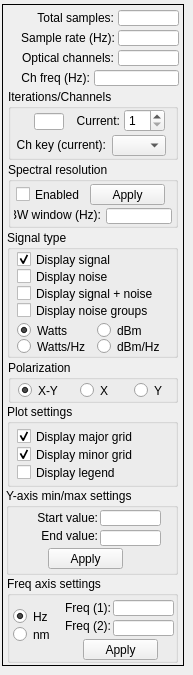
          <widget class="QWidget" name="tab_main">
           <attribute name="title">
            <string>Main</string>
           </attribute>
           <widget class="QFrame" name="dataFrameMainFreq">
            <property name="geometry">
             <rect>
              <x>2</x>
              <y>4</y>
              <width>182</width>
              <height>662</height>
             </rect>
            </property>
            <property name="sizePolicy">
             <sizepolicy hsizetype="Fixed" vsizetype="MinimumExpanding">
              <horstretch>0</horstretch>
              <verstretch>0</verstretch>
             </sizepolicy>
            </property>
            <property name="minimumSize">
             <size>
              <width>175</width>
              <height>300</height>
             </size>
            </property>
            <property name="autoFillBackground">
             <bool>false</bool>
            </property>
            <property name="frameShape">
             <enum>QFrame::Box</enum>
            </property>
            <property name="frameShadow">
             <enum>QFrame::Plain</enum>
            </property>
            <widget class="QLabel" name="label_20">
             <property name="geometry">
              <rect>
               <x>30</x>
               <y>6</y>
               <width>82</width>
               <height>16</height>
              </rect>
             </property>
             <property name="text">
              <string>Total samples:</string>
             </property>
             <property name="alignment">
              <set>Qt::AlignRight|Qt::AlignTrailing|Qt::AlignVCenter</set>
             </property>
            </widget>
            <widget class="QLineEdit" name="totalSamplesFreq">
             <property name="geometry">
              <rect>
               <x>116</x>
               <y>6</y>
               <width>61</width>
               <height>16</height>
              </rect>
             </property>
             <property name="readOnly">
              <bool>true</bool>
             </property>
            </widget>
            <widget class="QLineEdit" name="samplingRate">
             <property name="geometry">
              <rect>
               <x>116</x>
               <y>26</y>
               <width>61</width>
               <height>16</height>
              </rect>
             </property>
             <property name="readOnly">
              <bool>true</bool>
             </property>
            </widget>
            <widget class="QLabel" name="label_21">
             <property name="geometry">
              <rect>
               <x>18</x>
               <y>26</y>
               <width>95</width>
               <height>16</height>
              </rect>
             </property>
             <property name="text">
              <string>Sample rate (Hz):</string>
             </property>
             <property name="alignment">
              <set>Qt::AlignRight|Qt::AlignTrailing|Qt::AlignVCenter</set>
             </property>
            </widget>
            <widget class="QGroupBox" name="groupBox_16">
             <property name="geometry">
              <rect>
               <x>5</x>
               <y>226</y>
               <width>171</width>
               <height>128</height>
              </rect>
             </property>
             <property name="title">
              <string>Signal type</string>
             </property>
             <widget class="QCheckBox" name="signalCheckBoxFreq">
              <property name="geometry">
               <rect>
                <x>10</x>
                <y>21</y>
                <width>104</width>
                <height>17</height>
               </rect>
              </property>
              <property name="text">
               <string>Display signal</string>
              </property>
              <property name="checked">
               <bool>true</bool>
              </property>
             </widget>
             <widget class="QCheckBox" name="noiseCheckBoxFreq">
              <property name="geometry">
               <rect>
                <x>10</x>
                <y>38</y>
                <width>106</width>
                <height>17</height>
               </rect>
              </property>
              <property name="text">
               <string>Display noise</string>
              </property>
             </widget>
             <widget class="QCheckBox" name="sigandnoiseCheckBoxFreq">
              <property name="geometry">
               <rect>
                <x>10</x>
                <y>55</y>
                <width>145</width>
                <height>17</height>
               </rect>
              </property>
              <property name="text">
               <string>Display signal + noise</string>
              </property>
             </widget>
             <widget class="QRadioButton" name="radioButtonLinearFreq">
              <property name="geometry">
               <rect>
                <x>10</x>
                <y>92</y>
                <width>61</width>
                <height>17</height>
               </rect>
              </property>
              <property name="text">
               <string>Watts</string>
              </property>
              <property name="checked">
               <bool>true</bool>
              </property>
             </widget>
             <widget class="QRadioButton" name="radioButtonLogFreq">
              <property name="geometry">
               <rect>
                <x>90</x>
                <y>92</y>
                <width>58</width>
                <height>17</height>
               </rect>
              </property>
              <property name="text">
               <string>dBm</string>
              </property>
             </widget>
             <widget class="QRadioButton" name="radioButtonLinearFreqSpectral">
              <property name="geometry">
               <rect>
                <x>10</x>
                <y>108</y>
                <width>71</width>
                <height>17</height>
               </rect>
              </property>
              <property name="text">
               <string>Watts/Hz</string>
              </property>
              <property name="checked">
               <bool>false</bool>
              </property>
             </widget>
             <widget class="QRadioButton" name="radioButtonLogFreqSpectral">
              <property name="geometry">
               <rect>
                <x>90</x>
                <y>108</y>
                <width>72</width>
                <height>17</height>
               </rect>
              </property>
              <property name="text">
               <string>dBm/Hz</string>
              </property>
              <property name="checked">
               <bool>false</bool>
              </property>
             </widget>
             <widget class="QCheckBox" name="noisegroupCheckBoxFreq">
              <property name="geometry">
               <rect>
                <x>10</x>
                <y>72</y>
                <width>146</width>
                <height>17</height>
               </rect>
              </property>
              <property name="text">
               <string>Display noise groups</string>
              </property>
             </widget>
            </widget>
            <widget class="QGroupBox" name="groupBox_17">
             <property name="geometry">
              <rect>
               <x>6</x>
               <y>85</y>
               <width>170</width>
               <height>71</height>
              </rect>
             </property>
             <property name="title">
              <string>Iterations/Channels</string>
             </property>
             <widget class="QLabel" name="label_22">
              <property name="geometry">
               <rect>
                <x>63</x>
                <y>24</y>
                <width>49</width>
                <height>16</height>
               </rect>
              </property>
              <property name="text">
               <string>Current:</string>
              </property>
              <property name="alignment">
               <set>Qt::AlignRight|Qt::AlignTrailing|Qt::AlignVCenter</set>
              </property>
             </widget>
             <widget class="QSpinBox" name="spinBoxFreq">
              <property name="geometry">
               <rect>
                <x>116</x>
                <y>20</y>
                <width>41</width>
                <height>23</height>
               </rect>
              </property>
              <property name="readOnly">
               <bool>false</bool>
              </property>
              <property name="suffix">
               <string/>
              </property>
              <property name="minimum">
               <number>1</number>
              </property>
              <property name="maximum">
               <number>100</number>
              </property>
             </widget>
             <widget class="QLineEdit" name="totalIterationsFreq">
              <property name="geometry">
               <rect>
                <x>26</x>
                <y>24</y>
                <width>30</width>
                <height>17</height>
               </rect>
              </property>
              <property name="readOnly">
               <bool>true</bool>
              </property>
             </widget>
             <widget class="QComboBox" name="waveKeyListFreq">
              <property name="geometry">
               <rect>
                <x>104</x>
                <y>46</y>
                <width>54</width>
                <height>21</height>
               </rect>
              </property>
              <property name="acceptDrops">
               <bool>false</bool>
              </property>
              <property name="editable">
               <bool>false</bool>
              </property>
              <property name="currentText">
               <string/>
              </property>
              <property name="currentIndex">
               <number>-1</number>
              </property>
              <property name="maxVisibleItems">
               <number>10</number>
              </property>
             </widget>
             <widget class="QLabel" name="label_35">
              <property name="geometry">
               <rect>
                <x>4</x>
                <y>48</y>
                <width>94</width>
                <height>16</height>
               </rect>
              </property>
              <property name="layoutDirection">
               <enum>Qt::RightToLeft</enum>
              </property>
              <property name="text">
               <string>Ch key (current):</string>
              </property>
              <property name="alignment">
               <set>Qt::AlignRight|Qt::AlignTrailing|Qt::AlignVCenter</set>
              </property>
             </widget>
            </widget>
            <widget class="QGroupBox" name="groupBox_18">
             <property name="geometry">
              <rect>
               <x>5</x>
               <y>400</y>
               <width>171</width>
               <height>83</height>
              </rect>
             </property>
             <property name="title">
              <string>Plot settings</string>
             </property>
             <widget class="QCheckBox" name="checkBoxMajorGridFreq">
              <property name="geometry">
               <rect>
                <x>10</x>
                <y>24</y>
                <width>124</width>
                <height>17</height>
               </rect>
              </property>
              <property name="text">
               <string>Display major grid</string>
              </property>
              <property name="checked">
               <bool>true</bool>
              </property>
             </widget>
             <widget class="QCheckBox" name="checkBoxMinorGridFreq">
              <property name="geometry">
               <rect>
                <x>10</x>
                <y>42</y>
                <width>128</width>
                <height>17</height>
               </rect>
              </property>
              <property name="text">
               <string>Display minor grid</string>
              </property>
              <property name="checked">
               <bool>true</bool>
              </property>
             </widget>
             <widget class="QCheckBox" name="checkBoxLegendFreq">
              <property name="geometry">
               <rect>
                <x>10</x>
                <y>60</y>
                <width>112</width>
                <height>17</height>
               </rect>
              </property>
              <property name="text">
               <string>Display legend</string>
              </property>
             </widget>
            </widget>
            <widget class="QGroupBox" name="groupBox_19">
             <property name="geometry">
              <rect>
               <x>5</x>
               <y>572</y>
               <width>171</width>
               <height>87</height>
              </rect>
             </property>
             <property name="title">
              <string>Freq axis settings</string>
             </property>
             <widget class="QLineEdit" name="minFreq">
              <property name="geometry">
               <rect>
                <x>106</x>
                <y>24</y>
                <width>61</width>
                <height>16</height>
               </rect>
              </property>
             </widget>
             <widget class="QLineEdit" name="maxFreq">
              <property name="geometry">
               <rect>
                <x>106</x>
                <y>44</y>
                <width>61</width>
                <height>16</height>
               </rect>
              </property>
             </widget>
             <widget class="QLabel" name="label_27">
              <property name="geometry">
               <rect>
                <x>53</x>
                <y>22</y>
                <width>51</width>
                <height>20</height>
               </rect>
              </property>
              <property name="text">
               <string>Freq (1):</string>
              </property>
              <property name="alignment">
               <set>Qt::AlignRight|Qt::AlignTrailing|Qt::AlignVCenter</set>
              </property>
             </widget>
             <widget class="QLabel" name="label_28">
              <property name="geometry">
               <rect>
                <x>53</x>
                <y>40</y>
                <width>51</width>
                <height>20</height>
               </rect>
              </property>
              <property name="text">
               <string>Freq (2):</string>
              </property>
              <property name="alignment">
               <set>Qt::AlignRight|Qt::AlignTrailing|Qt::AlignVCenter</set>
              </property>
             </widget>
             <widget class="QPushButton" name="actionFreqWindow">
              <property name="geometry">
               <rect>
                <x>76</x>
                <y>63</y>
                <width>75</width>
                <height>21</height>
               </rect>
              </property>
              <property name="text">
               <string>Apply</string>
              </property>
             </widget>
             <widget class="QRadioButton" name="radioButtonHz">
              <property name="geometry">
               <rect>
                <x>6</x>
                <y>32</y>
                <width>40</width>
                <height>17</height>
               </rect>
              </property>
              <property name="text">
               <string>Hz</string>
              </property>
              <property name="checked">
               <bool>true</bool>
              </property>
             </widget>
             <widget class="QRadioButton" name="radioButtonNm">
              <property name="geometry">
               <rect>
                <x>6</x>
                <y>50</y>
                <width>42</width>
                <height>17</height>
               </rect>
              </property>
              <property name="text">
               <string>nm</string>
              </property>
              <property name="checked">
               <bool>false</bool>
              </property>
             </widget>
            </widget>
            <widget class="QLineEdit" name="numberOptChannels">
             <property name="geometry">
              <rect>
               <x>116</x>
               <y>46</y>
               <width>61</width>
               <height>16</height>
              </rect>
             </property>
             <property name="readOnly">
              <bool>true</bool>
             </property>
            </widget>
            <widget class="QLabel" name="label_29">
             <property name="geometry">
              <rect>
               <x>14</x>
               <y>46</y>
               <width>98</width>
               <height>16</height>
              </rect>
             </property>
             <property name="text">
              <string>Optical channels:</string>
             </property>
             <property name="alignment">
              <set>Qt::AlignRight|Qt::AlignTrailing|Qt::AlignVCenter</set>
             </property>
            </widget>
            <widget class="QLabel" name="label_30">
             <property name="geometry">
              <rect>
               <x>12</x>
               <y>66</y>
               <width>76</width>
               <height>16</height>
              </rect>
             </property>
             <property name="text">
              <string>Ch freq (Hz):</string>
             </property>
             <property name="alignment">
              <set>Qt::AlignRight|Qt::AlignTrailing|Qt::AlignVCenter</set>
             </property>
            </widget>
            <widget class="QLineEdit" name="opticalChFreq">
             <property name="geometry">
              <rect>
               <x>92</x>
               <y>66</y>
               <width>85</width>
               <height>16</height>
              </rect>
             </property>
             <property name="readOnly">
              <bool>true</bool>
             </property>
            </widget>
            <widget class="QGroupBox" name="groupBox_20">
             <property name="geometry">
              <rect>
               <x>6</x>
               <y>356</y>
               <width>170</width>
               <height>43</height>
              </rect>
             </property>
             <property name="title">
              <string>Polarization</string>
             </property>
             <widget class="QRadioButton" name="radioButtonPolXYFreq">
              <property name="geometry">
               <rect>
                <x>10</x>
                <y>22</y>
                <width>51</width>
                <height>17</height>
               </rect>
              </property>
              <property name="text">
               <string>X-Y</string>
              </property>
              <property name="checked">
               <bool>true</bool>
              </property>
             </widget>
             <widget class="QRadioButton" name="radioButtonPolXFreq">
              <property name="geometry">
               <rect>
                <x>72</x>
                <y>22</y>
                <width>39</width>
                <height>17</height>
               </rect>
              </property>
              <property name="text">
               <string>X</string>
              </property>
              <property name="checked">
               <bool>false</bool>
              </property>
             </widget>
             <widget class="QRadioButton" name="radioButtonPolYFreq">
              <property name="geometry">
               <rect>
                <x>126</x>
                <y>22</y>
                <width>38</width>
                <height>17</height>
               </rect>
              </property>
              <property name="text">
               <string>Y</string>
              </property>
              <property name="checked">
               <bool>false</bool>
              </property>
             </widget>
            </widget>
            <widget class="QGroupBox" name="groupBox_21">
             <property name="geometry">
              <rect>
               <x>6</x>
               <y>158</y>
               <width>170</width>
               <height>66</height>
              </rect>
             </property>
             <property name="title">
              <string>Spectral resolution</string>
             </property>
             <widget class="QLabel" name="label_36">
              <property name="geometry">
               <rect>
                <x>6</x>
                <y>42</y>
                <width>87</width>
                <height>21</height>
               </rect>
              </property>
              <property name="text">
               <string>  BW window (Hz):</string>
              </property>
              <property name="alignment">
               <set>Qt::AlignRight|Qt::AlignTrailing|Qt::AlignVCenter</set>
              </property>
             </widget>
             <widget class="QLineEdit" name="spectralResolution">
              <property name="geometry">
               <rect>
                <x>98</x>
                <y>46</y>
                <width>66</width>
                <height>16</height>
               </rect>
              </property>
             </widget>
             <widget class="QCheckBox" name="signalCheckBoxEnableResolution">
              <property name="geometry">
               <rect>
                <x>8</x>
                <y>24</y>
                <width>68</width>
                <height>17</height>
               </rect>
              </property>
              <property name="text">
               <string>Enabled</string>
              </property>
              <property name="checked">
               <bool>false</bool>
              </property>
             </widget>
             <widget class="QPushButton" name="actionResolutionWindow">
              <property name="geometry">
               <rect>
                <x>82</x>
                <y>22</y>
                <width>75</width>
                <height>21</height>
               </rect>
              </property>
              <property name="text">
               <string>Apply</string>
              </property>
             </widget>
            </widget>
            <widget class="QGroupBox" name="groupBox_29">
             <property name="geometry">
              <rect>
               <x>4</x>
               <y>484</y>
               <width>172</width>
               <height>87</height>
              </rect>
             </property>
             <property name="title">
              <string>Y-axis min/max settings</string>
             </property>
             <widget class="QLineEdit" name="startYAxisFreq">
              <property name="geometry">
               <rect>
                <x>94</x>
                <y>22</y>
                <width>61</width>
                <height>16</height>
               </rect>
              </property>
             </widget>
             <widget class="QLineEdit" name="endYAxisFreq">
              <property name="geometry">
               <rect>
                <x>94</x>
                <y>42</y>
                <width>61</width>
                <height>16</height>
               </rect>
              </property>
             </widget>
             <widget class="QLabel" name="label_31">
              <property name="geometry">
               <rect>
                <x>28</x>
                <y>20</y>
                <width>64</width>
                <height>20</height>
               </rect>
              </property>
              <property name="text">
               <string>Start value:</string>
              </property>
              <property name="alignment">
               <set>Qt::AlignRight|Qt::AlignTrailing|Qt::AlignVCenter</set>
              </property>
             </widget>
             <widget class="QLabel" name="label_32">
              <property name="geometry">
               <rect>
                <x>16</x>
                <y>38</y>
                <width>76</width>
                <height>20</height>
               </rect>
              </property>
              <property name="text">
               <string>End value:</string>
              </property>
              <property name="alignment">
               <set>Qt::AlignRight|Qt::AlignTrailing|Qt::AlignVCenter</set>
              </property>
             </widget>
             <widget class="QPushButton" name="actionFreqWindowYAxis">
              <property name="geometry">
               <rect>
                <x>42</x>
                <y>60</y>
                <width>75</width>
                <height>21</height>
               </rect>
              </property>
              <property name="text">
               <string>Apply</string>
              </property>
             </widget>
            </widget>
           </widget>
          </widget>
